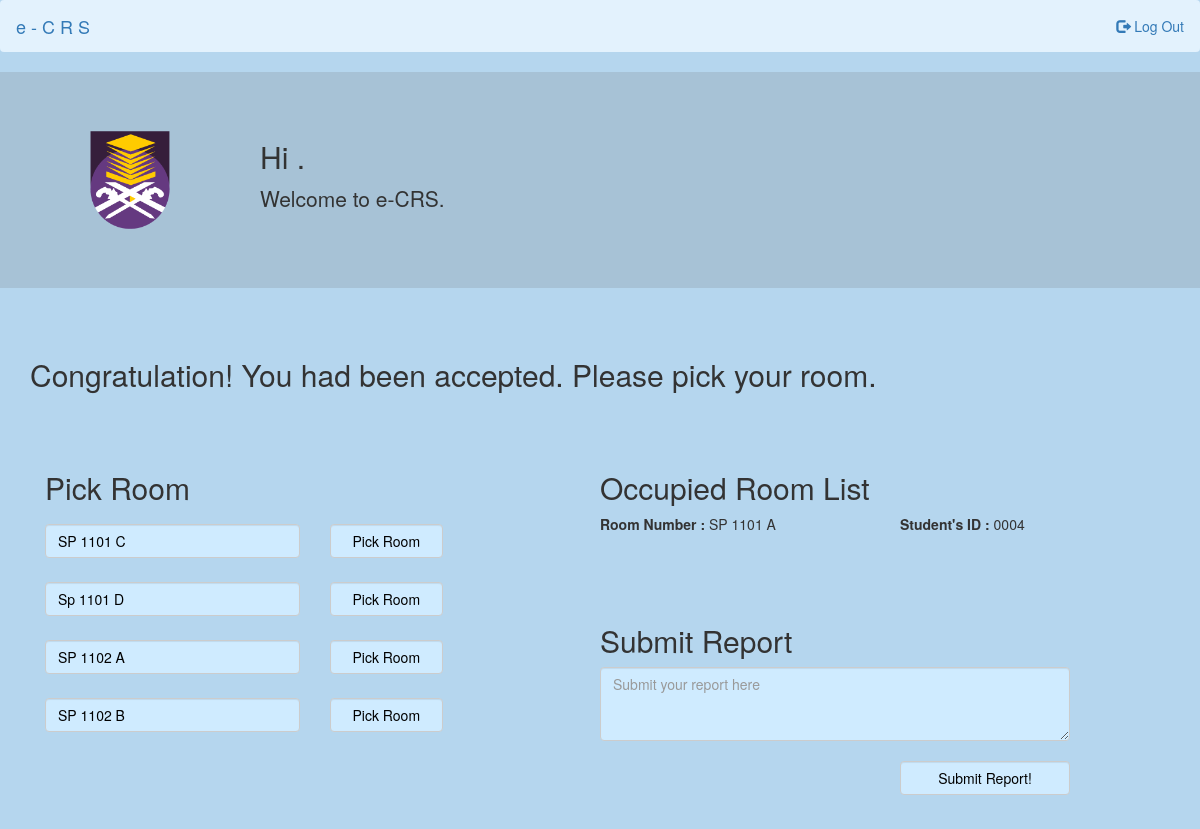
Screenshot of /mainstudent.php with the database file from the repository.
### tables this page shows
CREATE TABLE `college` (
  `room_num` varchar(12) NOT NULL,
  `stu_id` varchar(6) DEFAULT NULL,
  `status` text NOT NULL
);

### mainstudent.php (the view, shortened to what this page needs)
<?php include('startup.php') ?>
<?php
	$stu_id = $_SESSION['stu_id'];
	$sql = "SELECT * FROM student WHERE stu_id = '$stu_id'";
	$res = $conn -> query($sql);
	$row = $res -> fetch_assoc();
	$sql2 = "SELECT * FROM college";
	$res2 = $conn -> query($sql2);
	$row2 = $res2 -> fetch_assoc();
?>
<html>
	<head>
		<link rel="stylesheet" href="https://maxcdn.bootstrapcdn.com/bootstrap/3.3.7/css/bootstrap.min.css">
	</head>
	<body>
		<nav id="nav" class="navbar navbar-light">
			<div class="container-fluid">
				<div class="navbar-header">
					<a class="navbar-brand" href="index.php"> e - C R S</a>
				</div>
				<div>
					<ul class="nav navbar-nav navbar-right">
						<li><a href="logout.php"><span class="glyphicon glyphicon-log-out"></span> Log Out</a></li>
					</ul>
				</div>
			</div>
		</nav>
		<div id="jumbotron" class="jumbotron">
			<div class="container" id="jumbotronContainer">
				<div class="col-sm-2">
					<a href="#"><img id ="logo" src="UiTM logo.png"></a>
				</div>
				<div class="col-sm-10">
					<h2>Hi <?php echo $row['stu_name']; ?>.</h2>
					<p>Welcome to e-CRS.</p>
				</div>
			</div>
		</div>
		<div id="status" class="container">
			<h2> Congratulation! You had been accepted. Please pick your room. </h2>
		</div>
		<div class="container">
			<div class="col-sm-6">
				<h2>Pick Room</h2>
				<?php if(!empty($row['room_num'])){ ?>
					<p id="registered">  You have already registered. Submit a report to admin for any change. </p>
					<p id="registered"> Your Room Number is :
						<?php echo $row['room_num'] ?> </p>
				<?php } else { ?>
					<?php do { ?>
						<?php if(is_null($row2['stu_id']) && strcmp($row2['status'],'Available')==0 && is_null($row['room_num'])) { ?>
							<form action="pickRoom.php" method="post">
								<div class="row">
									<h4>
										<div class="col-sm-6">
											<input id="input" class="form-control" type="text" name="room_num"
											value="<?php echo $row2['room_num']; ?>" readonly>
										</div>
										<div class="col-sm-3">
											<input id="input" class="form-control" type="submit" value="Pick Room">
										</div>
									</h4>
								</div>
							</form>
						<?php } ?>
					<?php } while ($row2 = $res2 -> fetch_assoc()) ?>
				<?php } ?>
			</div>
			<?php mysqli_data_seek($res2,0); ?>
			<div class="col-sm-6">
				<div class="row">
				<h2>Occupied Room List </h2>
				<?php while ($row2 = $res2 -> fetch_assoc()) { ?>
					<?php if(!is_null($row2['stu_id']) && strcmp($row2['status'],"Occupied")==0) { ?>
						<div class="row">
							<div class="col-sm-6">
								<p><b>Room Number :  </b><?php echo $row2['room_num'] ?> </p>
							</div>
							<div class="col-sm-6">
								<?php
								$row4 = $res -> fetch_assoc();
								?>
								<p><b>Student's ID :  </b><?php echo $row4['stu_name']; echo $row2['stu_id']; ?> </p>
							</div>
						</div>
					<?php } ?>
				<?php } ?>
				</div>
				<br><br><br>
				<div class="row">
					<form method="post" action="report.php">
					<h2>Submit Report</h2>
					<div class="row">
						<div class="col-sm-10">
							<textarea id="input" class="form-control" name="report" rows="3" placeholder="Submit your report here"></textarea><br>
						</div>
					</div>
					<div class="row">
						<div class="col-sm-6"></div>
						<div class="col-sm-4">
							<input id="input" type="submit" class="form-control" value="Submit Report!">
						</div>
					</div>
					</form>
				</div>
			</div>
		</div>
			<br>
	</body>
</html>

### mainstudent.php (style rules this page uses)
#jumbotronContainer { margin-left: 40px; background-color: #a7c2d6; }
#jumbotron { background-color: #a7c2d6; }
#status { margin-top: 50px; margin-bottom: 50px; }
body { background-color: #b5d6ee; }
#nav { background-color: #e3f2fd; }
#input { background-color: #cfebff; color: black; }
#logo { height: 120px; width: 120px; }

### rows the page displays
college: room_num "SP 1101 C"
college: room_num "Sp 1101 D"
college: room_num "SP 1102 A"
college: room_num "SP 1102 B"
college: room_num "SP 1101 A", stu "0004"
